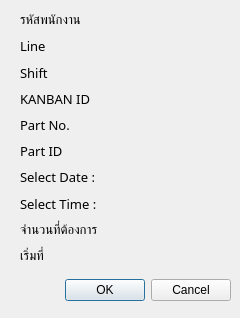
<?xml version="1.0" encoding="UTF-8"?>
<ui version="4.0">
 <class>confirm</class>
 <widget class="QDialog" name="confirm">
  <property name="geometry">
   <rect>
    <x>0</x>
    <y>0</y>
    <width>240</width>
    <height>318</height>
   </rect>
  </property>
  <property name="windowTitle">
   <string>confirm</string>
  </property>
  <widget class="QDialogButtonBox" name="buttonBox">
   <property name="geometry">
    <rect>
     <x>10</x>
     <y>270</y>
     <width>221</width>
     <height>41</height>
    </rect>
   </property>
   <property name="orientation">
    <enum>Qt::Horizontal</enum>
   </property>
   <property name="standardButtons">
    <set>QDialogButtonBox::Cancel|QDialogButtonBox::Ok</set>
   </property>
  </widget>
  <widget class="QWidget" name="layoutWidget">
   <property name="geometry">
    <rect>
     <x>130</x>
     <y>10</y>
     <width>101</width>
     <height>256</height>
    </rect>
   </property>
   <layout class="QGridLayout" name="gridLayout">
    <item row="1" column="0">
     <widget class="QLabel" name="label2_2">
      <property name="font">
       <font>
        <family>Mitr</family>
        <pointsize>10</pointsize>
       </font>
      </property>
      <property name="text">
       <string/>
      </property>
     </widget>
    </item>
    <item row="7" column="0">
     <widget class="QLabel" name="label8_2">
      <property name="font">
       <font>
        <family>Mitr</family>
        <pointsize>10</pointsize>
       </font>
      </property>
      <property name="text">
       <string/>
      </property>
     </widget>
    </item>
    <item row="0" column="0">
     <widget class="QLabel" name="label1_2">
      <property name="font">
       <font>
        <family>Mitr</family>
        <pointsize>10</pointsize>
       </font>
      </property>
      <property name="text">
       <string/>
      </property>
     </widget>
    </item>
    <item row="3" column="0">
     <widget class="QLabel" name="label4_2">
      <property name="font">
       <font>
        <family>Mitr</family>
        <pointsize>10</pointsize>
       </font>
      </property>
      <property name="text">
       <string/>
      </property>
     </widget>
    </item>
    <item row="8" column="0">
     <widget class="QLabel" name="label9_2">
      <property name="font">
       <font>
        <family>Mitr</family>
        <pointsize>10</pointsize>
       </font>
      </property>
      <property name="text">
       <string/>
      </property>
     </widget>
    </item>
    <item row="6" column="0">
     <widget class="QLabel" name="label7_2">
      <property name="font">
       <font>
        <family>Mitr</family>
        <pointsize>10</pointsize>
       </font>
      </property>
      <property name="text">
       <string/>
      </property>
     </widget>
    </item>
    <item row="2" column="0">
     <widget class="QLabel" name="label3_2">
      <property name="font">
       <font>
        <family>Mitr</family>
        <pointsize>10</pointsize>
       </font>
      </property>
      <property name="text">
       <string/>
      </property>
     </widget>
    </item>
    <item row="4" column="0">
     <widget class="QLabel" name="label5_2">
      <property name="font">
       <font>
        <family>Mitr</family>
        <pointsize>10</pointsize>
       </font>
      </property>
      <property name="text">
       <string/>
      </property>
     </widget>
    </item>
    <item row="5" column="0">
     <widget class="QLabel" name="label6_2">
      <property name="font">
       <font>
        <family>Mitr</family>
        <pointsize>10</pointsize>
       </font>
      </property>
      <property name="text">
       <string/>
      </property>
     </widget>
    </item>
    <item row="9" column="0">
     <widget class="QLabel" name="label10_2">
      <property name="font">
       <font>
        <family>Mitr</family>
        <pointsize>10</pointsize>
       </font>
      </property>
      <property name="text">
       <string/>
      </property>
     </widget>
    </item>
   </layout>
  </widget>
  <widget class="QWidget" name="layoutWidget">
   <property name="geometry">
    <rect>
     <x>20</x>
     <y>10</y>
     <width>92</width>
     <height>256</height>
    </rect>
   </property>
   <layout class="QVBoxLayout" name="verticalLayout">
    <item>
     <widget class="QLabel" name="label1">
      <property name="font">
       <font>
        <family>Mitr</family>
        <pointsize>10</pointsize>
       </font>
      </property>
      <property name="text">
       <string>รหัสพนักงาน</string>
      </property>
     </widget>
    </item>
    <item>
     <widget class="QLabel" name="label2">
      <property name="font">
       <font>
        <family>Mitr</family>
        <pointsize>10</pointsize>
       </font>
      </property>
      <property name="text">
       <string>Line</string>
      </property>
     </widget>
    </item>
    <item>
     <widget class="QLabel" name="label3">
      <property name="font">
       <font>
        <family>Mitr</family>
        <pointsize>10</pointsize>
       </font>
      </property>
      <property name="text">
       <string>Shift</string>
      </property>
     </widget>
    </item>
    <item>
     <widget class="QLabel" name="label4">
      <property name="font">
       <font>
        <family>Mitr</family>
        <pointsize>10</pointsize>
       </font>
      </property>
      <property name="text">
       <string>KANBAN ID</string>
      </property>
     </widget>
    </item>
    <item>
     <widget class="QLabel" name="label5">
      <property name="font">
       <font>
        <family>Mitr</family>
        <pointsize>10</pointsize>
       </font>
      </property>
      <property name="text">
       <string>Part No.</string>
      </property>
     </widget>
    </item>
    <item>
     <widget class="QLabel" name="label6">
      <property name="font">
       <font>
        <family>Mitr</family>
        <pointsize>10</pointsize>
       </font>
      </property>
      <property name="text">
       <string>Part ID</string>
      </property>
     </widget>
    </item>
    <item>
     <widget class="QLabel" name="label7">
      <property name="font">
       <font>
        <family>Mitr</family>
        <pointsize>10</pointsize>
       </font>
      </property>
      <property name="text">
       <string>Select Date :</string>
      </property>
     </widget>
    </item>
    <item>
     <widget class="QLabel" name="label8">
      <property name="font">
       <font>
        <family>Mitr</family>
        <pointsize>10</pointsize>
       </font>
      </property>
      <property name="text">
       <string>Select Time : </string>
      </property>
     </widget>
    </item>
    <item>
     <widget class="QLabel" name="label9">
      <property name="font">
       <font>
        <family>Mitr</family>
        <pointsize>10</pointsize>
       </font>
      </property>
      <property name="text">
       <string>จำนวนที่ต้องการ</string>
      </property>
     </widget>
    </item>
    <item>
     <widget class="QLabel" name="label10">
      <property name="font">
       <font>
        <family>Mitr</family>
        <pointsize>10</pointsize>
       </font>
      </property>
      <property name="text">
       <string>เริ่มที่</string>
      </property>
     </widget>
    </item>
   </layout>
  </widget>
 </widget>
 <resources/>
 <connections>
  <connection>
   <sender>buttonBox</sender>
   <signal>accepted()</signal>
   <receiver>confirm</receiver>
   <slot>accept()</slot>
   <hints>
    <hint type="sourcelabel">
     <x>248</x>
     <y>254</y>
    </hint>
    <hint type="destinationlabel">
     <x>157</x>
     <y>274</y>
    </hint>
   </hints>
  </connection>
  <connection>
   <sender>buttonBox</sender>
   <signal>rejected()</signal>
   <receiver>confirm</receiver>
   <slot>reject()</slot>
   <hints>
    <hint type="sourcelabel">
     <x>316</x>
     <y>260</y>
    </hint>
    <hint type="destinationlabel">
     <x>286</x>
     <y>274</y>
    </hint>
   </hints>
  </connection>
 </connections>
</ui>
